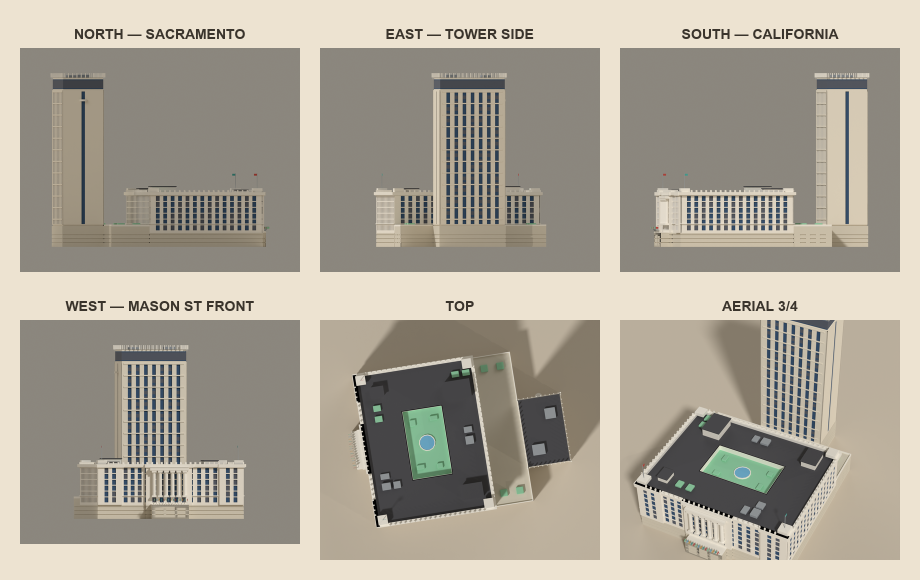
#> input picture artifacts/fairmont-san-francisco/fairmont-san-francisco-contact-sheet.png, 1840 x 1160 px, given in place of fairmont-san-francisco-north.png, which was not available (shown at 1/2 size)
$ python make_contact_sheet.py
#> lines starting #> are read from the running program, lines starting #| are printed output that depends on the picture; pictures that were not available may be replaced by others from this repository, and a replacement may not be noted
"""Compose the six review renders into fairmont-san-francisco-contact-sheet.png."""

from pathlib import Path

from PIL import Image, ImageDraw, ImageFont

HERE = Path(__file__).resolve().parent
PREFIX = "fairmont-san-francisco"
BG = (237, 227, 209)
INK = (58, 52, 44)
VIEWS = ["north", "east", "south", "west", "top", "aerial"]
LABELS = {
    "west": "WEST — MASON ST FRONT",
    "north": "NORTH — SACRAMENTO",
    "south": "SOUTH — CALIFORNIA",
    "east": "EAST — TOWER SIDE",
    "top": "TOP",
    "aerial": "AERIAL 3/4",
}
COLS = 3
PAD = 40
LABEL_H = 56
CELL_W = 560
FONT_CANDIDATES = [
    "/usr/share/fonts/truetype/dejavu/DejaVuSans-Bold.ttf",
    "/System/Library/Fonts/Supplemental/Arial Bold.ttf",
    "/System/Library/Fonts/Helvetica.ttc",
]


def load_font(size):
#> called with size = 28
    for path in FONT_CANDIDATES:
        if Path(path).exists():
            return ImageFont.truetype(path, size)
    return ImageFont.load_default()


def load(view):
#> called with view = 'north'
    img = Image.open(HERE / f"{PREFIX}-{view}.png").convert("RGB")
#> img is the input picture: PIL image 1840x1160 RGB; mean R, G, B 170, 163.4, 150.4
    h = round(img.height * CELL_W / img.width)
#> h = 353
    return img.resize((CELL_W, h), Image.LANCZOS)
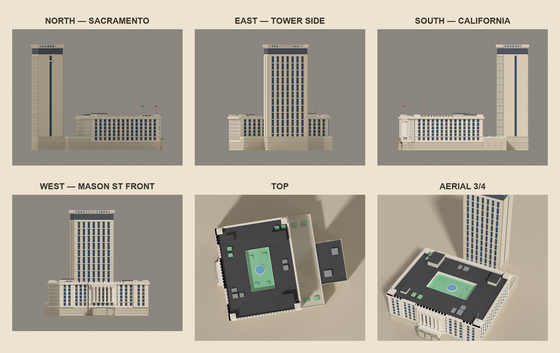
#> returned value: PIL image 560x353 RGB; mean R, G, B 170, 163.4, 150.4


def main():
    font = load_font(28)
    tiles = [load(v) for v in VIEWS]
#> call 2 of load, with view = 'east'
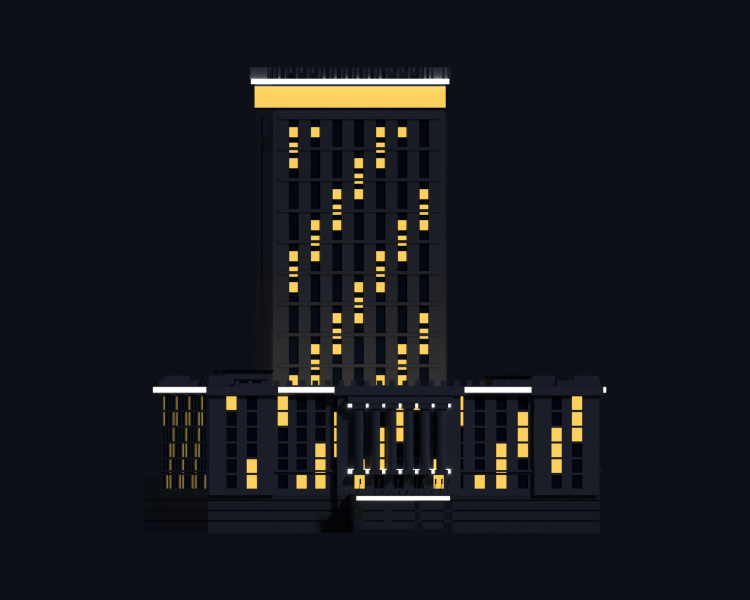
#> input picture artifacts/fairmont-san-francisco/fairmont-san-francisco-night-west.png, 1500 x 1200 px, given in place of fairmont-san-francisco-east.png, which was not available (shown at 1/2 size)
#> in load (call 2), `return img.resize((CELL_W, h), Image.LANCZOS)`:
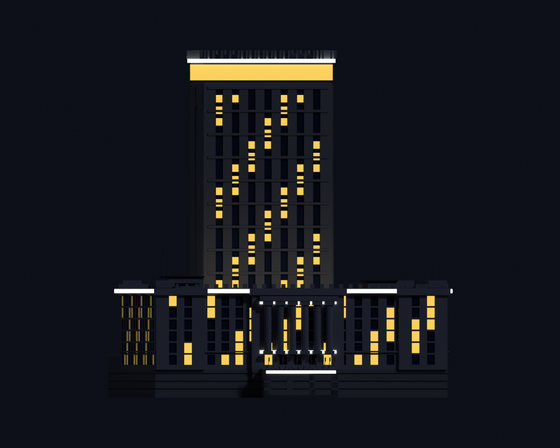
#> returned value: PIL image 560x448 RGB; mean R, G, B 23, 24.1, 29
    rows = [tiles[i : i + COLS] for i in range(0, len(tiles), COLS)]
    row_h = [LABEL_H + max(t.height for t in r) for r in rows]
    width = PAD + COLS * (CELL_W + PAD)
    height = PAD + sum(h + PAD for h in row_h)
    sheet = Image.new("RGB", (width, height), BG)
    draw = ImageDraw.Draw(sheet)

    y = PAD
    for ri, row in enumerate(rows):
        for ci, tile in enumerate(row):
            cx = PAD + ci * (CELL_W + PAD) + CELL_W // 2
            view = VIEWS[ri * COLS + ci]
            draw.text((cx, y + LABEL_H // 2), LABELS[view], font=font, fill=INK,
                      anchor="mm")
            sheet.paste(tile, (cx - tile.width // 2, y + LABEL_H))
        y += row_h[ri] + PAD

    out = HERE / f"{PREFIX}-contact-sheet.png"
    sheet.save(out)
    print(f"[contact-sheet] {out}")


if __name__ == "__main__":
#> (the run stopped early here; a loop or call above may not have finished)
